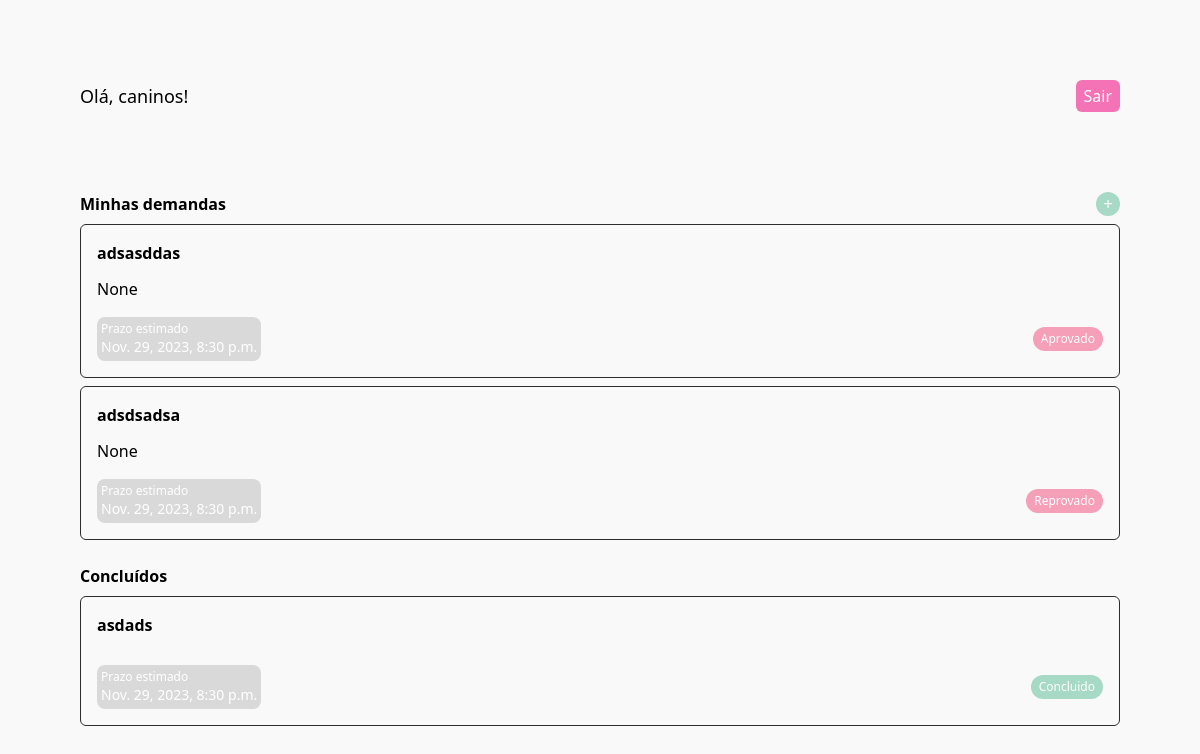
/home/ (signed in), run on an earlier commit of the app's database.
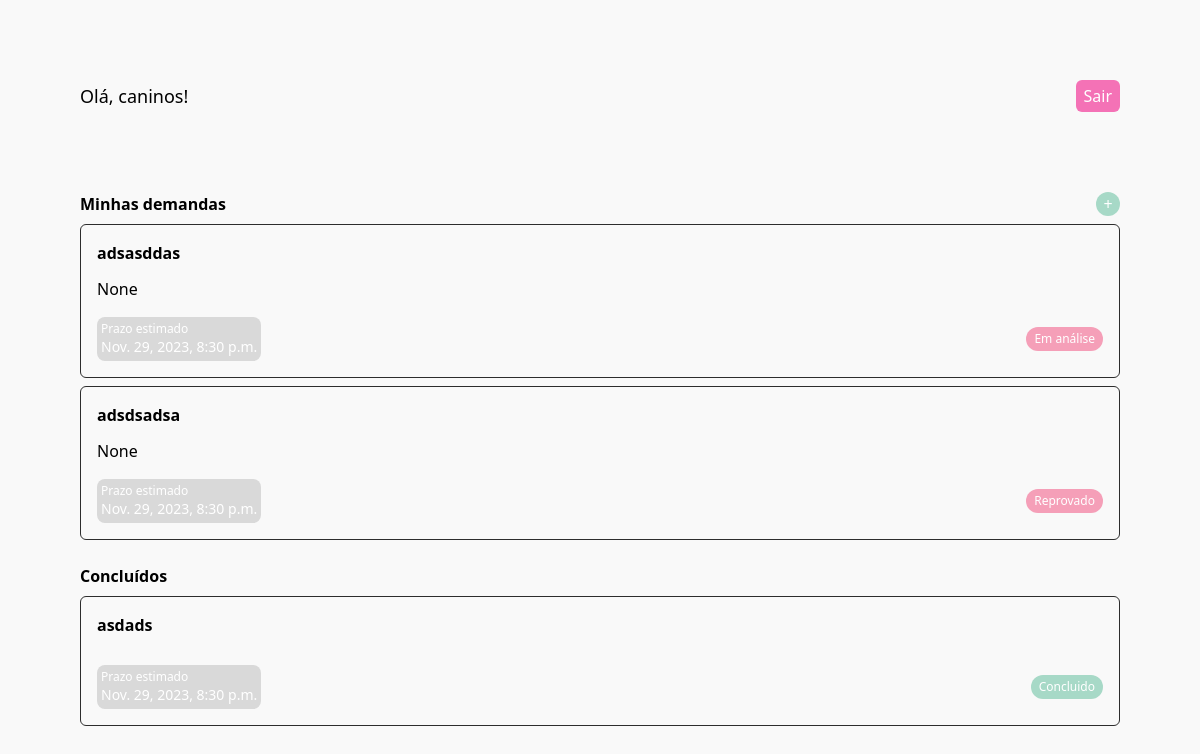
And on a later commit of the database.
### fullapp/models.py (models this page shows, shortened)
class Demand(models.Model):
    user = models.ForeignKey(User, on_delete=models.CASCADE, null=True, blank=True)
    title = models.CharField(max_length=255, null=True, blank=True)
    description = models.CharField(max_length=255, null=True, blank=True)
    status = models.CharField(choices=get_choices(StatusEnum), default=StatusEnum.IN_ANALISYS, max_length=255, null=True, blank=True)
    region = models.CharField(choices=get_choices(RegionEnum), default=RegionEnum.PERNAMBUCO, max_length=255, null=True, blank=True)
    user = models.ForeignKey(User, on_delete=models.CASCADE, null=True, blank=True)
    created_at = models.DateTimeField(auto_now_add=True)

### fullapp/views.py (the view, shortened to what this page needs)
# urls.py: path('home/', home, name="home"),
@login_required
def home(request):
  current_user = request.user
  if current_user.role == 1:
    demands = ManagerMediator.home()
    return render(request, 'management/home.html', demands)
  else:
    user_demands_concluded = Demand.objects.filter(user=request.user, status=StatusEnum.CONCLUDED)
    user_demands_in_analysis = Demand.objects.filter(user=request.user).exclude(status=StatusEnum.CONCLUDED)
    return render(request, "usuario/home.html", {
       'concluded_demands': user_demands_concluded,
       'in_analysis_demands': user_demands_in_analysis
    })

### fullapp/templates/usuario/home.html (shortened to what this page needs)
{% extends 'commons/base.html' %}
{% block content %}
<div class="p-10 lg:p-20 flex justify-between items-center">
    <h1 class="text-lg">Olá, {{ user.username }}!</h1>
    <a href="/logout" class="bg-pink-400 px-2 py-1 transition-colors rounded-md text-white">Sair</a>
</div>
<div class="flex flex-col gap-2 px-10 lg:px-20">
    <div class="flex items-center justify-between">
        <span class="font-bold">Minhas demandas</span>
        <a href="/demand/create" class="grid place-items-center w-6 h-6 rounded-full text-white bg-[#A7D9C7]">+</a>
    </div>
    <div class="flex flex-col gap-2">
        {% if in_analysis_demands %}
            {% for demand in in_analysis_demands %}
                <div class="border border-[#2D2D2D] rounded-md p-4 flex flex-col gap-4">
                    <div class="flex flex-col gap-3">
                        <strong>{{ demand.title }}</strong>
                        <span>{{ user.project }}</span>
                    </div>
                    <div class="flex items-center justify-between">
                        <div class="bg-[#D9D9D9] text-white flex flex-col rounded-lg p-1">
                            <span class="text-xs">Prazo estimado</span>
                            <span class="text-sm">{{ demand.created_at }}</span>
                        </div>
                        <span class="block py-1 px-2 bg-[#F59FB8] text-xs text-white rounded-full">{{ demand.status }}</span>
                    </div>
                </div>
            {% endfor %}
        {% else %}
            <span>Você não tem nenhuma demanda em análise.</span>
        {% endif %}
    </div>
</div>
<div class="flex flex-col gap-2 px-10 lg:px-20 mt-6">
    <div class="flex justify-between">
        <span class="font-bold">Concluídos</span>
    </div>
    <div class="flex flex-col gap-2">
        {% if concluded_demands %}
            {% for demand in concluded_demands %}
                <div class="border border-[#2D2D2D] rounded-md p-4 flex flex-col gap-4">
                    <div class="flex flex-col gap-3">
                        <strong>{{ demand.title }}</strong>
                    </div>
                    <div class="flex items-center justify-between">
                        <div class="bg-[#D9D9D9] text-white flex flex-col rounded-lg p-1">
                            <span class="text-xs">Prazo estimado</span>
                            <span class="text-sm">{{ demand.created_at}} </span>
                        </div>
                        <span class="block py-1 px-2 bg-[#A7D9C7] text-xs text-white rounded-full">{{ demand.status }}</span>
                    </div>
                </div>
            {% endfor %}
        {% else %}
            <span>Você não tem nenhuma demanda concluída.</span>
        {% endif %}
    </div>
</div>
{% endblock %}

What changed in the data, as far as the page shows it:
changed Demand "adsasddas": status "Aprovado" → "Em análise"
